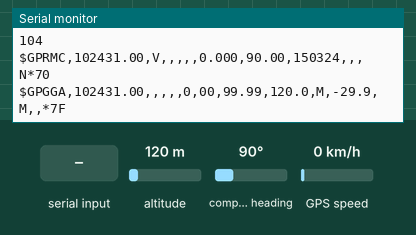
Simulated run of this sketch. Board: ESP32. On the bench: the last lines printed to the serial monitor. The test bench sets the inputs (shaded band); at power-on: altitude 120 m, compass heading 90°, GPS speed 0 km/h. The GPS gets a fix after 3 s at 37.7749, -122.4194 with 8 satellites.

Above: at 1.2 s.
1.3 s: altitude set to 20 m
At 2.8 s:
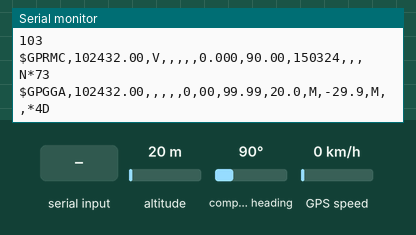
4.5 s: compass heading set to 269°
At 5.9 s:
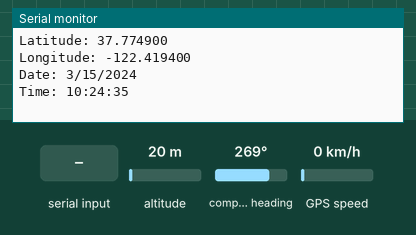
8.6 s: GPS speed set to 30 km/h
At 10.0 s:
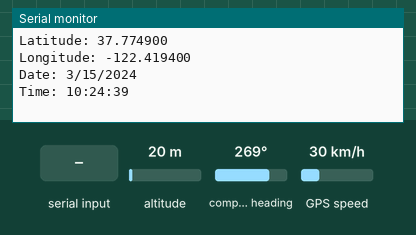
11.6 s: "1" received over the second serial link
14.7 s: altitude set to 250 m
At 16.1 s:
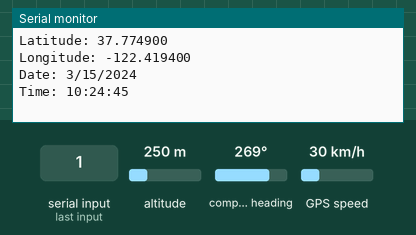
18.8 s: altitude set to 750 m
At 20.0 s:
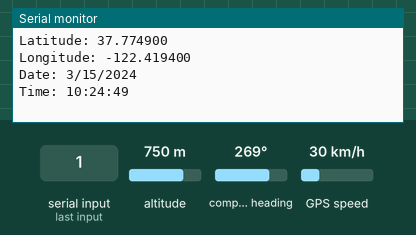
Timing chart, 0 to 21.8 s (numbered marks = the images above; inputs shaded):
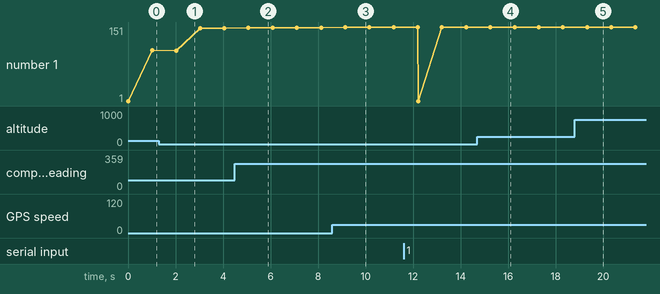

Measured:
- after the input at 1.3 s, the serial monitor: prints a new line after 0.72 s (image 1)
- after the input at 4.5 s, the serial monitor: prints a new line after 0.57 s (image 2)
- after the input at 8.6 s, the serial monitor: prints a new line after 0.54 s (image 3)
- after the input at 14.7 s, the serial monitor: prints a new line after 0.56 s (image 4)
- after the input at 18.8 s, the serial monitor: prints a new line after 0.53 s (image 5)
- plotted number 1: 104 → 148 after the input at 1.3 s, 148 → 149 after the input at 4.5 s, 149 → 150 after the input at 8.6 s

The sketch:

gps-test.ino
```cpp
#include <TinyGPS++.h>

// Define the UART pins for communication with the GPS module
const int gpsTxPin = 17;  // TX pin for GPS
const int gpsRxPin = 16;  // RX pin for GPS

TinyGPSPlus gps;  // Create a TinyGPS++ object

void setup() {
    Serial.begin(115200);  // Debugging baud rate
    Serial.println("GPS Begin");


    Serial2.begin(9600, SERIAL_8N1, gpsRxPin, gpsTxPin); // Start at 9600 baud


    Serial.println("GPS Done");
}

void loop() {
    // Serial2.println("$PMTK225,0*2B");

    Serial.println("Reading GPS");
    Serial.println(Serial2.available());
    while (Serial2.available() > 0) {
        char c = Serial2.read();
        gps.encode(c);
        Serial.print(c);
    }
    Serial.println();

    if (gps.location.isUpdated()) {
        Serial.print("Latitude: ");
        Serial.println(gps.location.lat(), 6);
        Serial.print("Longitude: ");
        Serial.println(gps.location.lng(), 6);
        Serial.print("Date: ");
        Serial.print(gps.date.month());
        Serial.print("/");
        Serial.print(gps.date.day());
        Serial.print("/");
        Serial.println(gps.date.year());
        Serial.print("Time: ");
        Serial.print(gps.time.hour());

        Serial.print(":");
        Serial.print(gps.time.minute());
        Serial.print(":");
        Serial.println(gps.time.second());
    }
    delay(1000);
}
```
